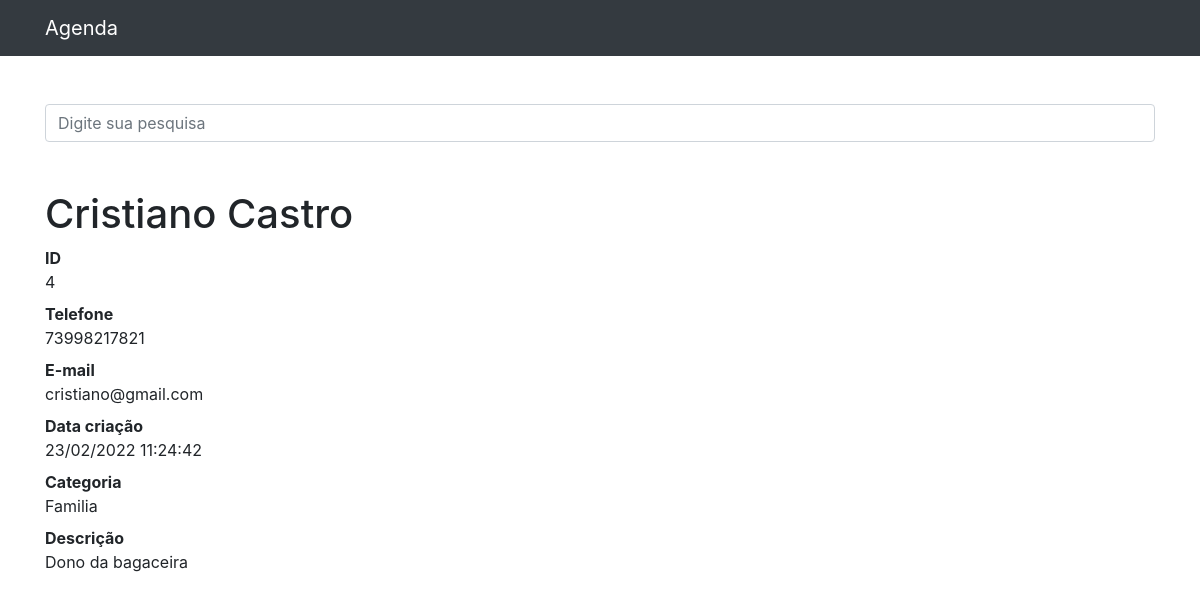
The app's page /contato/4 with its own data.
### contatos/models.py (models this page shows, shortened)
class Contato(models.Model):
    nome = models.CharField(max_length=255)
    sobrenome = models.CharField(max_length=255, blank=True)
    telefone = models.CharField(max_length=255)
    email = models.CharField(max_length=255, blank=True)
    data_criacao = models.DateTimeField(default=timezone.now)
    descricao = models.TextField(blank=True)
    categoria = models.ForeignKey(Categoria, on_delete=models.DO_NOTHING)
    mostrar = models.BooleanField(default=True)

class Categoria(models.Model):
    nome = models.CharField(max_length=255)
    def __str__(self):
        return self.nome

### contatos/views.py (the view)
# urls.py: path('contato/<int:contato_id>', views.single_contato, name='single_contato'),
def single_contato(request, contato_id):
    contato = get_object_or_404(Contato, id=contato_id) # buscando dados ou retorna 404
    if not contato.mostrar:
        Http404()
    else:
        return render(request, 'contatos/single.html', {
            'contato' : contato
        })

### contatos/templates/contatos/single.html
{% extends 'base.html' %}
{% block conteudo %}
    <h1 class="mt-5">{{ contato.nome }} {{ contato.sobrenome }}</h1>
    <dl>
      <dt>ID</dt>
      <dd>{{ contato.id }}</dd>
      <dt>Telefone</dt>
      <dd>{{ contato.telefone }}</dd>
      <dt>E-mail</dt>
      <dd>{{ contato.email }}</dd>
      <dt>Data criação</dt>
      <dd>{{ contato.data_criacao|date:'d/m/Y H:i:s' }}</dd>
      <dt>Categoria</dt>
      <dd>{{ contato.categoria }}</dd>
      <dt>Descrição</dt>
      <dd>
        {{ contato.descricao }}
      </dd>
    </dl>
{% endblock %}

### records on screen
Contato: nome "Cristiano", sobrenome "Castro", id "4", telefone "73998217821", email "cristiano@gmail.com", data_criacao "23/02/2022 11:24:42", categoria "Familia", descricao "Dono da bagaceira"
